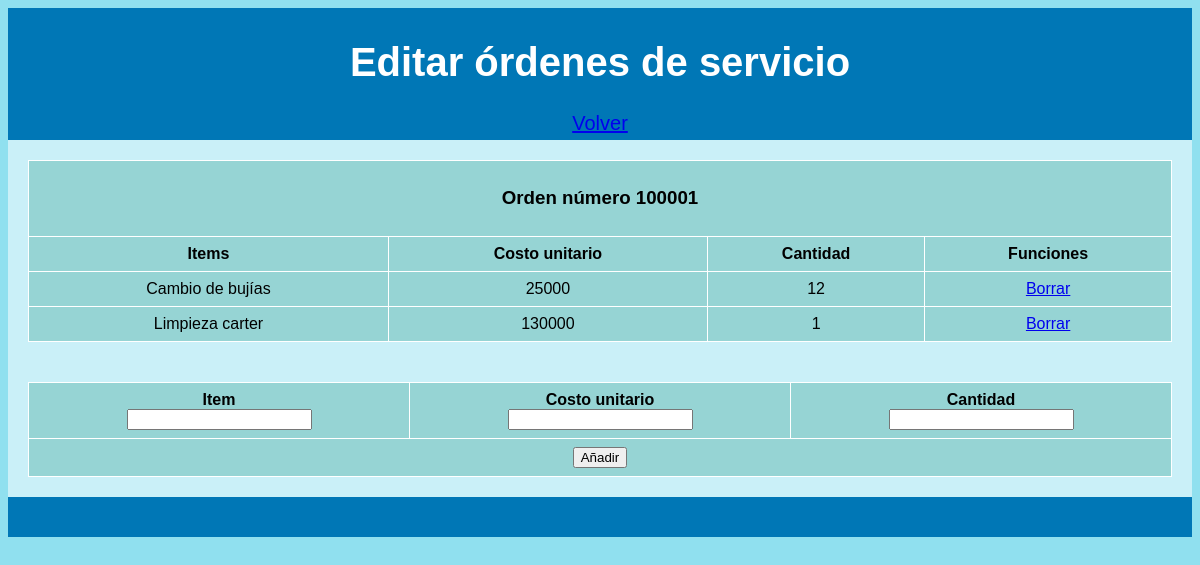
Page /form_editar_items.php?order=100001 on the committed database.
### tables this page shows
CREATE TABLE items_orden_de_servicio(
    id int NOT NULL AUTO_INCREMENT,
    ordenservicioid int NOT NULL,
    descripcion text NOT NULL,
    cantidad int NOT NULL,
    valor_unitario float NOT NULL,
    PRIMARY KEY (id)
);

### form_editar_items.php (the view, shortened to what this page needs)
<?php
require "connection.php";
?>
<!DOCTYPE html>
<html lang="en">
<head>
    <link rel="stylesheet" href="style.css">
</head>
<body>
    <header>
    <h1>Editar órdenes de servicio</h1>
    <h13><a href = 'form_editar_orden.php'>Volver</a></h13>
    </header>
    <section>
        <table>
            <tr>
                <td colspan = "4"><?php
                if(isset($_GET['order'])){
                    $order = $_GET['order'];
                }else{
                    $order = 'INVALID';
                }
                echo "<h3>Orden número ".$order."</h3>";
                ?></td>
            </tr>
            <form action="editar_orden.php" method="post">
                <tr>
                    <th>Items</th>
                    <th>Costo unitario</th>
                    <th>Cantidad</th>
                    <th>Funciones</th>
                </tr>
                <?php
                $sql = "SELECT * from items_orden_de_servicio where ordenservicioid = '".$order."'";
                $result = mysqli_query($conn, $sql);
                while ($row = mysqli_fetch_assoc($result)) {
                    echo "<tr>";
                    echo "<td>" . $row['descripcion'] . "</td>";
                    echo "<td>" . $row['valor_unitario'] . "</td>";
                    echo "<td>" . $row['cantidad'] . "</td>";
                    echo "<td><a href='borrar_items.php?id=" . $row['id'] . "'>Borrar</a></td>";
                    echo "</tr>";
                }
                ?>
        </table>
    </section>
    <section>
        <table><form action=<?php echo "editar_items.php?order=".$_GET['order'];?> method="post">
            <tr>
                <th>
                    <label for="item" class="class1">Item</label>
                    <input type="text" name="item" id="item">
                </th>
                <th>
                    <label for="unitcost" class="class1">Costo unitario</label>
                    <input type="number" name="unitcost" id="unitcost">
                </th>
                <th>
                    <label for="cantidad" class="class1">Cantidad</label>
                    <input type="number" name="cantidad" id="cantidad">
                </th>
            </tr>
            <tr>
                <td colspan="3"><input type="submit" value="Añadir"/></td>
            </tr></form>
        </table>
    </section>
    <footer>
    </footer>
</body>
</html>

### style.css (style rules this page uses)
* { box-sizing: border-box; }
body { font-family: Arial, Helvetica, sans-serif; background-color: #90e0ef ; }
header { background-color: #0077b6; padding: 5px; text-align: center; font-size: 20px; color: white; }
section { float: left; padding: 20px; width: 100%; background-color: #caf0f8; height: auto; }
section::after { content: ""; display: table; clear: both; }
footer { background-color: #0077b6; padding: 20px; text-align: left; color: rgb(0, 0, 0); float: left; width: 100%; }
table { font-family: arial, sans-serif; border-collapse: collapse; width: 100%; }
td, th { border: 1px solid #ffffff; text-align: center; padding: 8px; background-color: #96D4D4; border-collapse: collapse; }
.class1 { display: block; }

### rows in the picture
items_orden_de_servicio: descripcion "Cambio de bujías", valor_unitario "25000", cantidad "12"
items_orden_de_servicio: descripcion "Limpieza carter", valor_unitario "130000", cantidad "1"

### other values in the picture
$order "100001"
